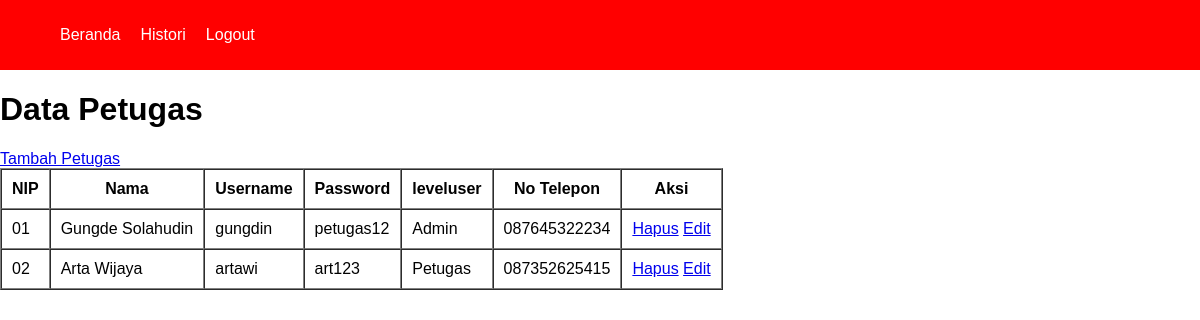
Page /petugas/petugas.php (signed in) on the earlier database version.
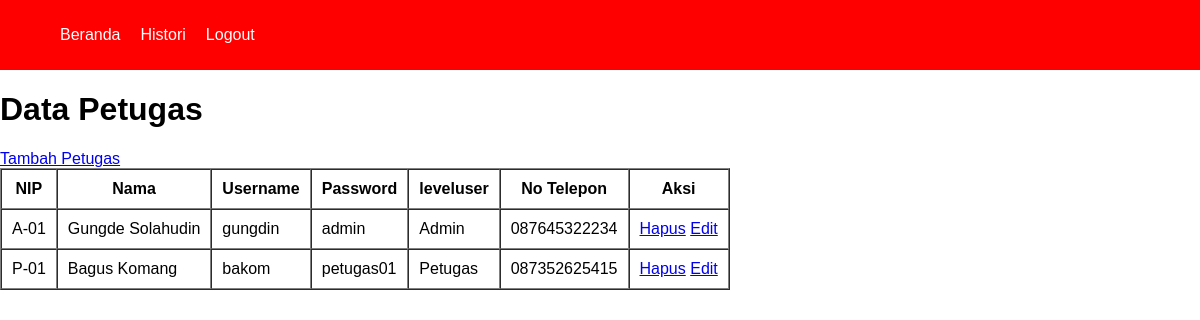
Same page on the later database version.
### tables this page shows
CREATE TABLE `tb_petugas` (
  `nip` varchar(5) NOT NULL,
  `nama_petugas` varchar(100) NOT NULL,
  `username` varchar(50) NOT NULL,
  `password` varchar(50) NOT NULL,
  `leveluser` varchar(50) NOT NULL,
  `no_telp` varchar(50) NOT NULL
);

### petugas/functions_petugas.php (called while the page is built, shortened)
<?php
    $conn = mysqli_connect("localhost", "root", "", "spp_db");
    function query($query){
        global $conn;
        $result = mysqli_query($conn, $query);
        $rows = [];
        while( $row = mysqli_fetch_assoc($result)) {
            $rows[] = $row;
        }
        return $rows;
    }
?>

### petugas/petugas.php (the view, shortened to what this page needs)
<?php
    require 'functions_petugas.php';
    require '../views/template/navbar.php';
    $petugas = query("SELECT * FROM tb_petugas ORDER BY nip ASC");
?>
<!DOCTYPE html>
<html lang="en">
<head>
    <link rel="stylesheet" href="../CSS/style.css">
</head>
<body>
    <h1>Data Petugas</h1>
    <a href="create_petugas.php">Tambah Petugas</a>
    <table border="1" cellspacing="0" cellpadding="10">
        <tr>
            <th>NIP</th>
            <th>Nama</th>
            <th>Username</th>
            <th>Password</th>
            <th>leveluser</th>
            <th>No Telepon</th>
            <th>Aksi</th>
        </tr>
        <?php foreach($petugas as $row) : ?>
        <tr>
            <td><?= $row["nip"]; ?></td>
            <td><?= $row["nama_petugas"]; ?></td>
            <td><?= $row["username"] ?></td>
            <td><?= $row["password"]; ?></td>
            <td><?= $row["leveluser"]; ?></td>
            <td><?= $row["no_telp"]; ?></td>
            <td>
                <a href="delete_petugas.php?nip=<?= $row["nip"]; ?>">Hapus</a>
                <a href="update_petugas.php?nip=<?= $row["nip"]; ?>">Edit</a>
            </td>
        </tr>
        <?php endforeach; ?>
    </table>
</body>
</html>

Differences in the rows shown:
removed tb_petugas: nip "01", nama_petugas "Gungde Solahudin", username "gungdin", password "petugas12", leveluser "Admin", no_telp "087645322234"
removed tb_petugas: nip "02", nama_petugas "Arta Wijaya", username "artawi", password "art123", leveluser "Petugas", no_telp "087352625415"
added tb_petugas: nip "A-01", nama_petugas "Gungde Solahudin", username "gungdin", password "admin", leveluser "Admin", no_telp "087645322234"
added tb_petugas: nip "P-01", nama_petugas "Bagus Komang", username "bakom", password "petugas01", leveluser "Petugas", no_telp "087352625415"
